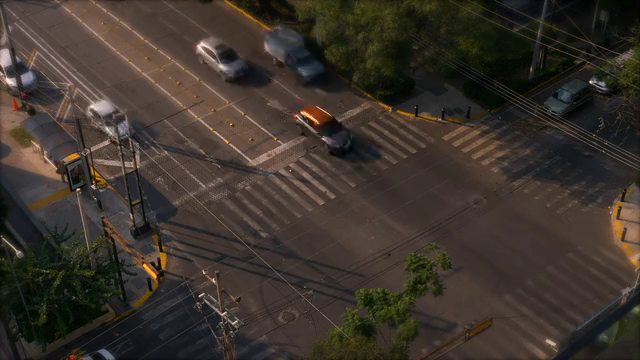
#> input picture frame 80 of video2.mp4, 640 x 360 px
$ python cv.py
#> lines starting #> are read from the running program, lines starting #| are printed output that depends on the picture; after the words box and inside, x2 and y2 are one past the last pixel; in counts of white or black regions, pixels touching at a corner belong together
#================
# detection lines
#================
import cv2
import numpy as np
from collections import defaultdict

preprocess = True

class TrafficDetector:
    def __init__(self, min_area=250, detection_lines=None):
        """
        Initialize the traffic detector with configuration parameters

        Args:
            min_area (int): Minimum contour area to be considered a vehicle
            detection_lines (list): List of (y1, y2) positions for counting lines
        """
#> in main, frame is the input picture: shape (360, 640, 3); mean B, G, R 44.3, 52, 60.5
        self.background_subtractor = cv2.createBackgroundSubtractorMOG2(
            history=1000,
            varThreshold=50,
            detectShadows=True
        )
        self.min_area = min_area
        self.detection_lines = detection_lines or [(0, 300)]  # Default detection zone
        self.vehicle_count = 0
        self.tracked_vehicles = defaultdict(list)
        self.next_vehicle_id = 0
        self.frame = 0

    def preprocess_frame(self, frame):
        """
        Preprocess the frame for better vehicle detection

        Args:
            frame (np.array): Input frame
        Returns:
            np.array: Preprocessed frame
        """
        # Convert to grayscale
        # gray = cv2.cvtColor(frame, cv2.COLOR_BGR2GRAY)

        # Apply Gaussian blur to reduce noise
        blurred = cv2.GaussianBlur(frame, (3, 3), 0)

        # Apply background subtraction
        fg_mask = self.background_subtractor.apply(blurred)
#> fg_mask: shape (360, 640); every value is 127

        # Apply morphological operations to remove noise and fill holes
        close_kernel = cv2.getStructuringElement(cv2.MORPH_CROSS, (3, 5))
        open_kernel = cv2.getStructuringElement(cv2.MORPH_CROSS, (3, 3))

        fg_mask = cv2.morphologyEx(fg_mask, cv2.MORPH_OPEN, open_kernel)
        fg_mask = cv2.morphologyEx(fg_mask, cv2.MORPH_CLOSE, close_kernel)

        cv2.imshow('FG Mask', fg_mask)
        cv2.imshow('background_subtractor', blurred)

        return fg_mask

    def detect_vehicles(self, frame):
        """
        Detect and track vehicles in the frame

        Args:
            frame (np.array): Input frame
        Returns:
            list: List of detected vehicle bounding boxes and IDs
        """
        # Preprocess the frame
        fg_mask = self.preprocess_frame(frame)

        # Find contours of moving objects
        contours, _ = cv2.findContours(
            fg_mask,
            cv2.RETR_EXTERNAL,
            cv2.CHAIN_APPROX_SIMPLE
        )
#> contours = [[[0, 0], [0, 359], [639, 359], [639, 0]]]

        # Process detected contours
        detected_vehicles = {}
        for contour in contours:
            # Filter small contours
            if cv2.contourArea(contour) < self.min_area:
                continue

            # Get bounding box
            x, y, w, h = cv2.boundingRect(contour)

            # Calculate centroid
            centroid = (int(x + w/2), int(y + h/2))

            # Track vehicle
            vehicle_id = self.track_vehicle(centroid, frame)

            if vehicle_id in detected_vehicles:
                min_x = min(detected_vehicles[vehicle_id][0], x)
                min_y = min(detected_vehicles[vehicle_id][1], y)
                max_x = max(detected_vehicles[vehicle_id][2], x+w)
                max_y = max(detected_vehicles[vehicle_id][3], y+h)
                detected_vehicles[vehicle_id] = [min_x, min_y, max_x, max_y]
            else:
                detected_vehicles[vehicle_id] = [x, y, x+w, y+h]
#> this loop made 1 pass
#> (contour, x, y, w, h, vehicle_id) on pass 1: ([[0, 0], [0, 359], [639, 359], [639, 0]], 0, 0, 640, 360, 0)
#> after the loop, detected_vehicles = {0: [0, 0, 640, 360]}

        return detected_vehicles

    def track_vehicle(self, centroid, frame):
        """
        Track vehicles across frames using simple centroid tracking

        Args:
            centroid (tuple): (x, y) position of vehicle centroid
        Returns:
            int: Vehicle ID
        """

        # Check if centroid matches any existing tracked vehicle
        for vehicle_id, points in self.tracked_vehicles.items():
            # print(points)
            if points and self._is_same_vehicle(points[-1][0], centroid):
                points.append([centroid, self.frame])
                return vehicle_id

        # If no match found, create new tracked vehicle
        self.tracked_vehicles[self.next_vehicle_id].append([centroid, self.frame])
        self.next_vehicle_id += 1
        return self.next_vehicle_id - 1

    def _is_same_vehicle(self, point1, point2, max_distance=50):
        """
        Check if two points likely belong to the same vehicle

        Args:
            point1 (tuple): First point (x1, y1)
            point2 (tuple): Second point (x2, y2)
            max_distance (int): Maximum allowed distance between points
        Returns:
            bool: True if points likely belong to same vehicle
        """
        x1, y1 = point1
        x2, y2 = point2
        distance = np.sqrt((x2 - x1)**2 + (y2 - y1)**2)
        return distance < max_distance
    def process_frame(self, frame):
        """
        Process a video frame and detect/track vehicles

        Args:
            frame (np.array): Input frame
        Returns:
            np.array: Annotated frame
            list: Detected vehicles
        """
        # Detect vehicles
        detected_vehicles = self.detect_vehicles(frame)
#> detected_vehicles = {0: [0, 0, 640, 360]}

        # Draw detection lines
        for y1, y2 in self.detection_lines:
            cv2.line(frame, (0, y1), (frame.shape[1], y1), (255, 255, 0), 2)
            cv2.line(frame, (0, y2), (frame.shape[1], y2), (0, 255, 255), 2)
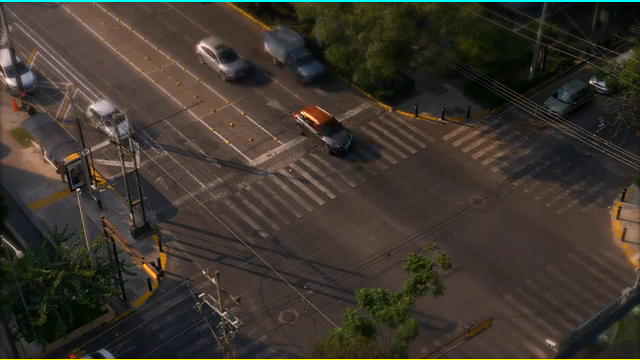
#> frame: shape (360, 640, 3); 0.83% of pixels changed, all inside (x1, y1, x2, y2) = (0, 0, 640, 360)

        # Draw bounding boxes and track vehicles crossing detection lines
        for vehicle_id in detected_vehicles.keys():
            x0, y0, x1, y1_ = detected_vehicles[vehicle_id]
            centroid = (int((x0 + x1) / 2)), int((y0 + y1_) / 2)
            print(x0, y0, x1, y1_)
            # [5 lines of commented-out code are left out]
            for y1, y2 in self.detection_lines:
                if centroid[1] < y1 or y2 < centroid[1]:
                    break
                    # Increment vehicle count only if it's within the lines
                else:
                    # Draw bounding box
                    cv2.rectangle(frame, (x1, y1_), (x0, y0), (0, 255, 0), 2)

                    # Draw ID
                    cv2.putText(
                        frame,
                        # f"ID: {vehicle_id}
                        f"{vehicle_id}",
                        (x0, y0 - 10),
                        cv2.FONT_HERSHEY_SIMPLEX,
                        0.5,
                        (0, 255, 0),
                        2
                    )
                    break  # Ensure a vehicle is not counted multiple times
#> this loop made 1 pass
#> (x0, y0, x1, y1_, centroid) on pass 1: (0, 0, 640, 360, (320, 180))
#| 0 0 640 360
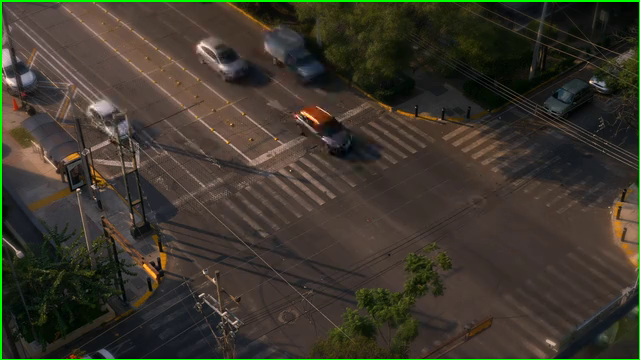
#> frame: shape (360, 640, 3); 1.3% of pixels changed, all inside (x1, y1, x2, y2) = (0, 0, 640, 360)


        # Draw vehicle count on the frame
        cv2.putText(
            frame,
            #f"Vehicle Count: {self.vehicle_count}",
            f"Vehicle Count: {sum(1 for value in self.tracked_vehicles.values() if self.frame - value[-1][1] < 5)}",
            (10, 50),
            cv2.FONT_HERSHEY_SIMPLEX,
            1,
            (0, 255, 255),
            2
        )
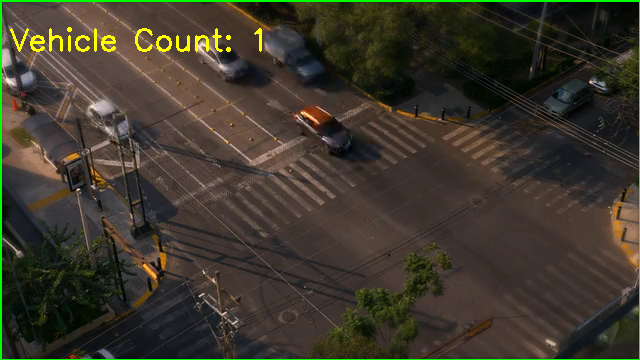
#> frame: shape (360, 640, 3); 0.67% of pixels changed, all inside (x1, y1, x2, y2) = (10, 27, 262, 52)

        self.vehicle_cleanup(frame)

        if not preprocess:
            if self.tracked_vehicles != None:
                print(sorted(self.tracked_vehicles.keys()))

        self.frame += 1

        return frame, detected_vehicles


    def vehicle_cleanup(self, frame):
        """
        Remove vehicles that are no longer in the frame or are crossing the threshold
        """
        frame_height, frame_width = frame.shape[:2]
#> frame_height = 360; frame_width = 640
        to_remove = []
        for vehicle_id, points in self.tracked_vehicles.items():
            if points:
                last_point = points[-1]
                x, y = last_point[0]
                # Check if the vehicle centroid is out of frame

                last_frame = last_point[1]
                # if not preprocess:
                #     print(f"Vehicle {vehicle_id} last seen at ({x}, {y}) on frame {last_frame}")

                if x < 0 or x > frame_width or y < 10 or y > frame_height or self.frame - last_frame > 5:
                    to_remove.append(vehicle_id)
#> this loop made 1 pass
#> (vehicle_id, x, y, last_frame) on pass 1: (0, 320, 180, 0)
#> after the loop, to_remove = []
        for vehicle_id in to_remove:
            del self.tracked_vehicles[vehicle_id]
#> this loop made 0 passes


def main():
    """
    Main function to run traffic detection on video feed
    """
    # Initialize video capture (0 for webcam, or provide video file path)
    path = 'video2.mp4'
    cap = cv2.VideoCapture(path)

    # Initialize detector
    detector = TrafficDetector(
        min_area=25,
        detection_lines=[(0,360)]  # Adjust these values based on your camera view
    )

    # Preprocess for the background subtractor
    while True:
        ret, frame = cap.read()
        if not ret:
            break

        # Process frame
        processed_frame, vehicles = detector.process_frame(frame)
#> vehicles = {0: [0, 0, 640, 360]}

    cap.release()
    cv2.destroyAllWindows()
    detector.tracked_vehicles = defaultdict(list)
    detector.next_vehicle_id = 1

    global preprocess
    preprocess = False

    cap = cv2.VideoCapture(path)
    while True:
        ret, frame = cap.read()
        if not ret:
            break

        # Process frame
        processed_frame, vehicles = detector.process_frame(frame)

        # Display result
        cv2.imshow('Traffic Detection', processed_frame)

        # Break loop on 'q' press

        key = cv2.waitKey()
        if key & 0xFF == ord('q'):
            break

        # time.sleep(1 / 12)

    cap.release()
    cv2.destroyAllWindows()

if __name__ == "__main__":
    main()

$ run again, starting later in the video
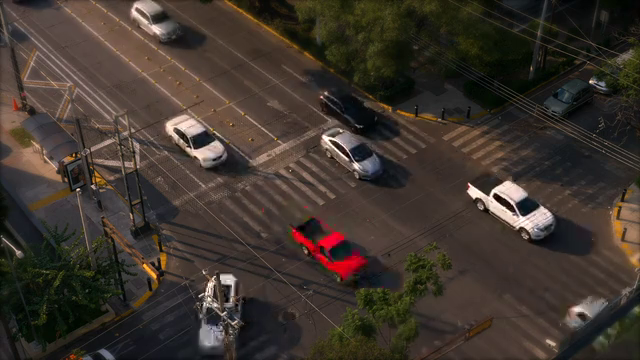
#> input picture frame 361 of video2.mp4, 640 x 360 px
#> in main, frame is the input picture: shape (360, 640, 3); mean B, G, R 45.4, 53.3, 62.7
#> fg_mask: shape (360, 640); every value is 127
#> contours = [[[0, 0], [0, 359], [639, 359], [639, 0]]]
#> the loop in detect_vehicles, `for contour in contours:` made 1 pass
#> (contour, x, y, w, h, vehicle_id) on pass 1: ([[0, 0], [0, 359], [639, 359], [639, 0]], 0, 0, 640, 360, 0)
#> after the loop in detect_vehicles, `for contour in contours:`: detected_vehicles = {0: [0, 0, 640, 360]}
#> after the loop in process_frame, `for y1, y2 in self.detection_lines:`:
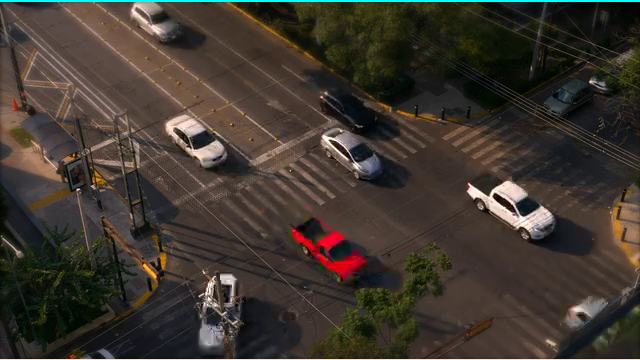
#> frame: shape (360, 640, 3); 0.83% of pixels changed, all inside (x1, y1, x2, y2) = (0, 0, 640, 360)
#> the loop in process_frame, `for vehicle_id in detected_vehicles.keys():` made 1 pass
#> (x0, y0, x1, y1_, centroid) on pass 1: (0, 0, 640, 360, (320, 180))
#> (printed output is left out)
#> in process_frame, `cv2.putText( frame, #f"Vehicle Count: {self.vehicle_count}", f"Vehicle..`:
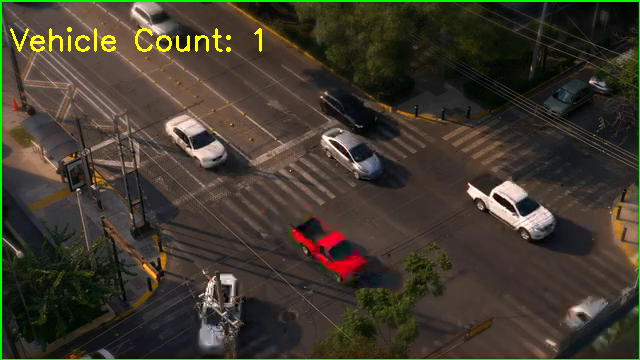
#> frame: shape (360, 640, 3); mean B, G, R 44.6, 57.3, 63.3
#> the loop in vehicle_cleanup, `for vehicle_id, points in self.tracked_vehicles.items():` made 1 pass
#> (vehicle_id, x, y, last_frame) on pass 1: (0, 320, 180, 0)
#> after the loop in vehicle_cleanup, `for vehicle_id, points in self.tracked_vehicles.items():`: to_remove = []
#> vehicles = {0: [0, 0, 640, 360]}

$ run again, starting later in the video
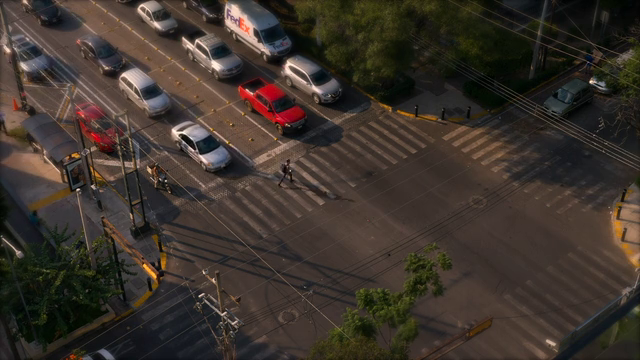
#> input picture frame 642 of video2.mp4, 640 x 360 px
#> in main, frame is the input picture: shape (360, 640, 3); mean B, G, R 44.5, 52, 61
#> fg_mask: shape (360, 640); every value is 127
#> contours = [[[0, 0], [0, 359], [639, 359], [639, 0]]]
#> the loop in detect_vehicles, `for contour in contours:` made 1 pass
#> (contour, x, y, w, h, vehicle_id) on pass 1: ([[0, 0], [0, 359], [639, 359], [639, 0]], 0, 0, 640, 360, 0)
#> after the loop in detect_vehicles, `for contour in contours:`: detected_vehicles = {0: [0, 0, 640, 360]}
#> after the loop in process_frame, `for y1, y2 in self.detection_lines:`:
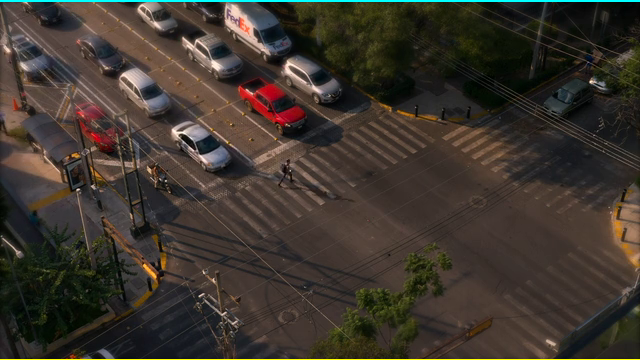
#> frame: shape (360, 640, 3); 0.83% of pixels changed, all inside (x1, y1, x2, y2) = (0, 0, 640, 360)
#> the loop in process_frame, `for vehicle_id in detected_vehicles.keys():` made 1 pass
#> (x0, y0, x1, y1_, centroid) on pass 1: (0, 0, 640, 360, (320, 180))
#> (printed output is left out)
#> in process_frame, `cv2.putText( frame, #f"Vehicle Count: {self.vehicle_count}", f"Vehicle..`:
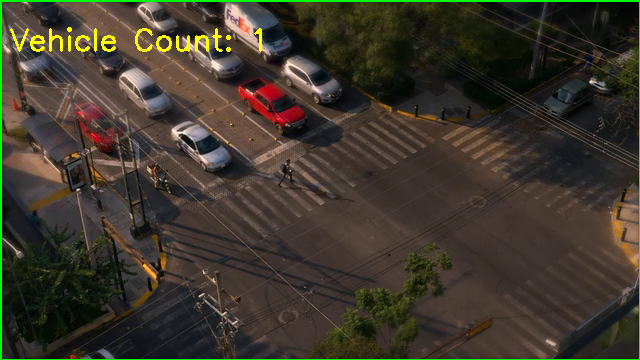
#> frame: shape (360, 640, 3); mean B, G, R 43.6, 56, 61.5
#> the loop in vehicle_cleanup, `for vehicle_id, points in self.tracked_vehicles.items():` made 1 pass
#> (vehicle_id, x, y, last_frame) on pass 1: (0, 320, 180, 0)
#> after the loop in vehicle_cleanup, `for vehicle_id, points in self.tracked_vehicles.items():`: to_remove = []
#> vehicles = {0: [0, 0, 640, 360]}
